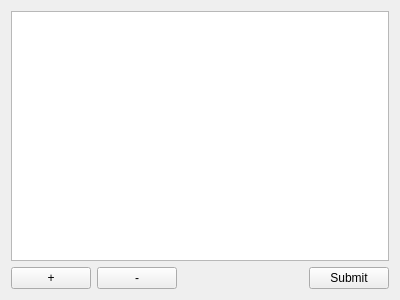
<?xml version="1.0" encoding="UTF-8"?>
<ui version="4.0">
 <class>DBTableWidget</class>
 <widget class="QWidget" name="DBTableWidget">
  <property name="geometry">
   <rect>
    <x>0</x>
    <y>0</y>
    <width>400</width>
    <height>300</height>
   </rect>
  </property>
  <property name="windowTitle">
   <string>Form</string>
  </property>
  <layout class="QVBoxLayout" name="verticalLayout">
   <item>
    <widget class="QTableView" name="tableView"/>
   </item>
   <item>
    <layout class="QHBoxLayout" name="horizontalLayout">
     <item>
      <widget class="QPushButton" name="insertButton">
       <property name="text">
        <string>+</string>
       </property>
      </widget>
     </item>
     <item>
      <widget class="QPushButton" name="removeButton">
       <property name="text">
        <string>-</string>
       </property>
      </widget>
     </item>
     <item>
      <spacer name="horizontalSpacer">
       <property name="orientation">
        <enum>Qt::Horizontal</enum>
       </property>
       <property name="sizeHint" stdset="0">
        <size>
         <width>40</width>
         <height>20</height>
        </size>
       </property>
      </spacer>
     </item>
     <item>
      <widget class="QPushButton" name="submitButton">
       <property name="text">
        <string>Submit</string>
       </property>
      </widget>
     </item>
    </layout>
   </item>
  </layout>
 </widget>
 <resources/>
 <connections/>
</ui>
